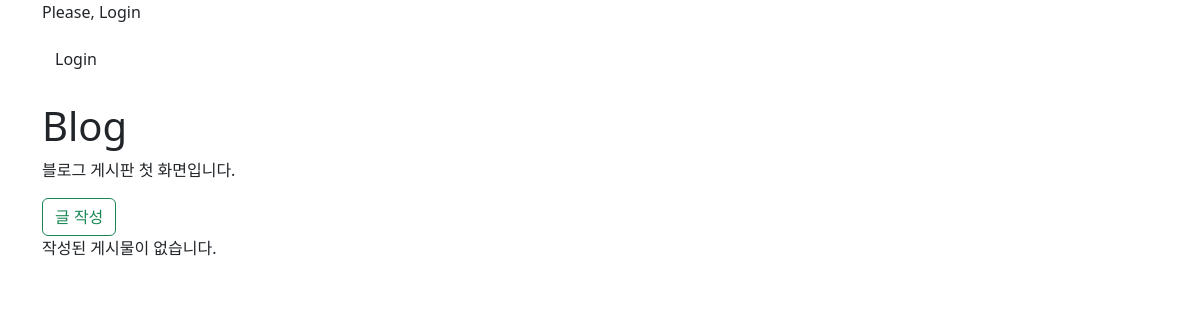
The page /blog/ on the database as committed earlier.
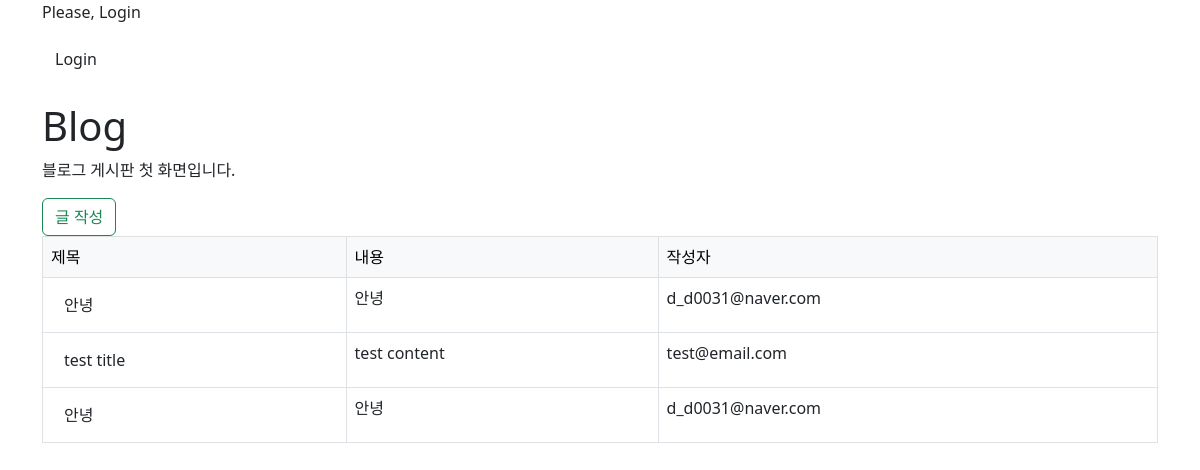
The same page on the database as committed later.
### blog/models.py (models this page shows)
class Post(models.Model):
    title = models.CharField(max_length=30)
    content = models.TextField()
    writer = models.ForeignKey(User, on_delete=models.CASCADE)
    created_at = models.DateTimeField(auto_now_add=True) # 초기값
    updated_at = models.DateTimeField(auto_now=True) # 수정할때마다 바뀜

### user/models.py (models this page shows)
class User(AbstractUser):
    username = None
    email = models.EmailField(unique=True, max_length = 255)
    name = models.CharField(max_length=50, null=True, blank=True)
    is_staff = models.BooleanField(default=False)
    is_superuser = models.BooleanField(default=False)
    is_active = models.BooleanField(default=True)
    last_login = models.DateTimeField(null=True, blank=True)
    date_joined = models.DateTimeField(auto_now_add=True)
    USERNAME_FIELD = 'email'
    EMAIL_FIELD = 'email'
    REQUIRED_FIELDS = []
    objects = UserManager()

### blog/views.py (the view)
# urls.py: path("",views.Index.as_view(), name='list'),
class Index(View):
    def get(self, request):
        post_objs = Post.objects.all()
        context = {
            "posts": post_objs,
            'title': "Blog"
        }
        return render(request, 'blog/post_list.html', context)

### blog/templates/blog/post_list.html (shortened to what this page needs)
{% extends 'base.html' %}
{% block content %}
    <p class="main-title">블로그 게시판 첫 화면입니다.</p>
    <form action="{% url 'blog:write' %}" method="get">
        <input type="submit" value="글 작성" class="btn btn-outline-success">
    </form>
    {% if posts %}
        <table class="table table-bordered">
            <thead class="table-light">
                <tr>
                    <td>제목</td>
                    <td>내용</td>
                    <td>작성자</td>
                </tr>
            </thead>
            <tbody>
                {% for post in posts %}
                <tr>
                    <td><a href="{% url 'blog:detail' pk=post.pk %}" class="btn">{{ post.title }}</a></td>
                    <td>{{ post.content }}</td>
                    <td>{{ post.writer }}</td>
                </tr>
                {% endfor %}
            </tbody>
        </table>
    {% else %}
    <p>작성된 게시물이 없습니다.</p>
    {% endif %}
{% endblock %}

Rows that differ between the two databases and show on the page:
added Post: title "안녕", content "안녕", writer "d_d0031@naver.com"
added Post: title "test title", content "test content", writer "test@email.com"
added Post: title "안녕", content "안녕", writer "d_d0031@naver.com"
Other text that changed with them:
text no longer shown: "작성된 게시물이 없습니다."
text now shown: "제목 내용 작성자"
